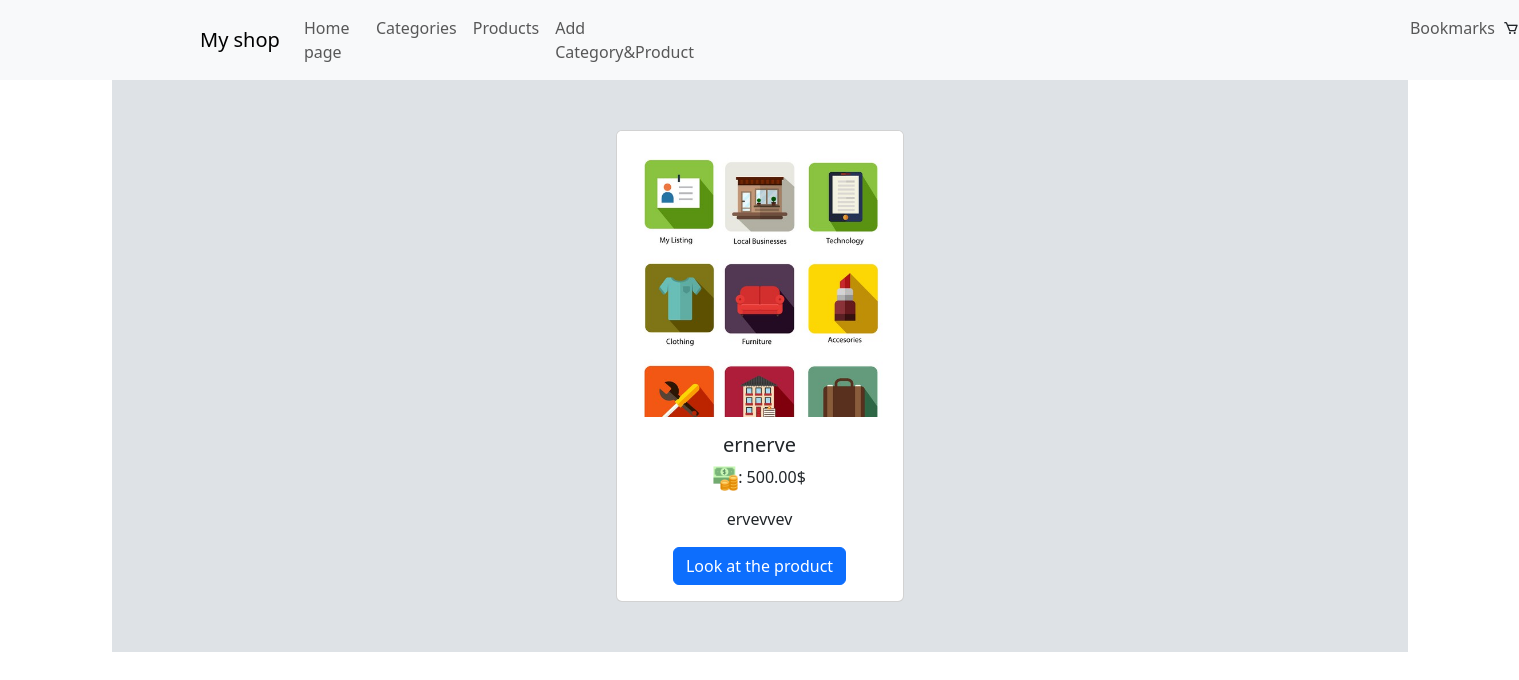
Screenshot of /products/ with the database file from the repository.
### online_shop/models.py (models this page shows, shortened)
class Product(models.Model):
    name = models.CharField(max_length=100, null=False, blank=False, verbose_name="product name")
    description = models.TextField(max_length=500, null=True, blank=True, verbose_name="description of product")
    category = models.ForeignKey(Category, on_delete=models.CASCADE, null=False, verbose_name="category", related_name="products")
    created_at = models.DateTimeField(auto_now_add=True, verbose_name="Created date and time")
    price = models.DecimalField(max_length=500, null=False, blank=False, decimal_places=2, verbose_name="price", max_digits=100)
    img = models.ImageField(upload_to='images/', null=True, blank=True, verbose_name="img")

### online_shop/views.py (the view)
# urls.py: path('products/', products_view, name='products_list'),
def products_view(request):
    products = Product.objects.all()
    return render(request, 'products/list.html', context={'products': products})

### templates/products/list.html
{% extends 'base.html' %}
{% load static %}
{% block content %}
    <div class="products">
    {% for product in products %}
        <div class="products_list">
            <div class="card" style="width: 18rem;">
                {% if product.img %}
                    <img class="card-img-top" src="{{ product.img.url }}" alt="Card image cap">
                {% endif %}
              <div class="card-body">
                <h5 class="card-title">{{ product.name }}</h5>
                    <p class="card-text"><img src="{% static 'img/cash.png' %}" alt="money" style="height: 25px">: {{ product.price }}$</p>
                  <p class="text">{{ product.description }}</p>
                <a href="{% url 'product_detail' product.id %}" class="btn btn-primary">Look at the product</a>
              </div>
        </div>
</div>
    {% endfor %}
    </div>
{% endblock %}

### static/css/style.css (style rules this page uses)
body { margin: 0; }
.products_list { display: inline-block; margin: 50px; }
.products { margin: 0; background-color: #dee2e6; text-align: center; }

### rows the page displays
Product: img (picture), name "ernerve", price "500.00", description "ervevvev"
